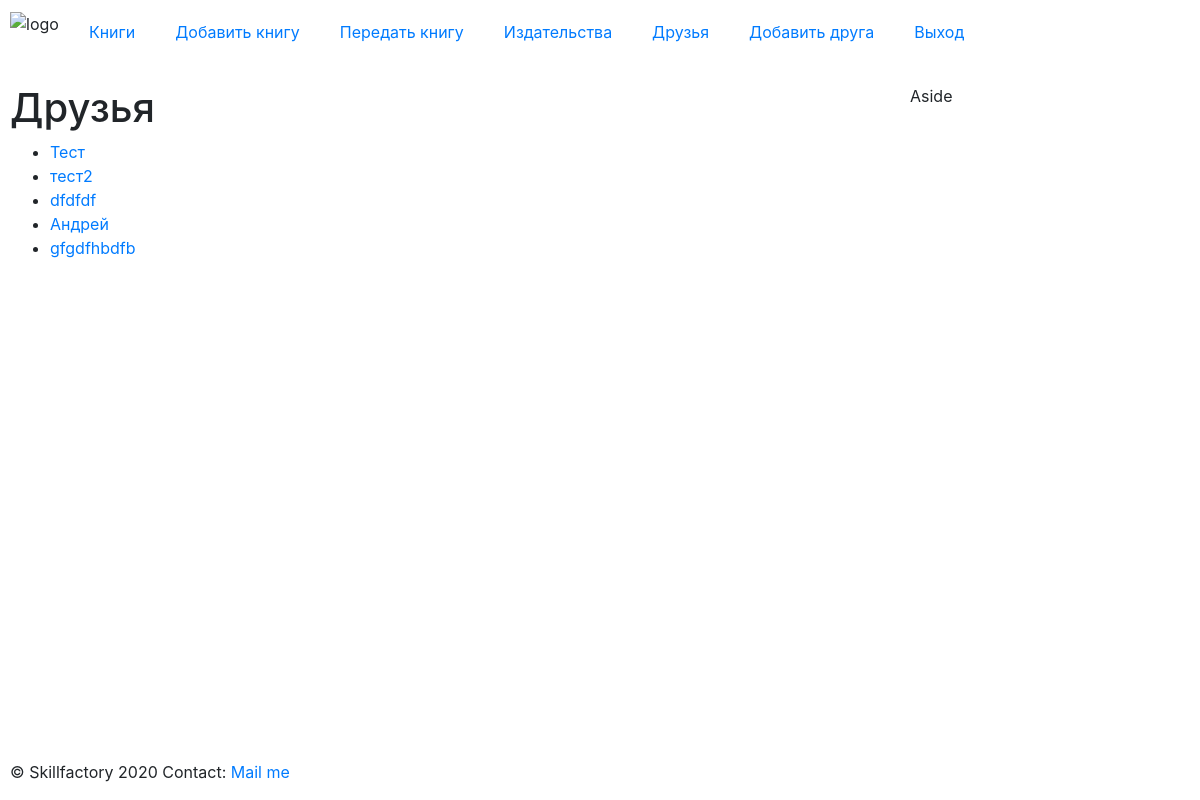
The app's page /friends (signed in) with its own data.
### p_library/models.py (models this page shows, shortened)
class Friend(models.Model):
    name = models.TextField()

### p_library/views.py (the view)
# urls.py: path("friends", views.FriendList.as_view(), name="friend_list"),
class FriendList(LoginRequiredMixin, ListView):  # pylint: disable=too-many-ancestors
    model = Friend
    template_name = "friends.html"

### templates/friends.html
{% extends "./base.html" %}
{% block content %}
<h1>Друзья</h1>
<ul>
    {% for item in object_list %}
        <li><a href="{% url 'p_library:friend_detail' item.pk %}">{{ item.name }}</a></li>
    {% endfor %}
</ul>
{% endblock %}

### static/css/main.css (style rules this page uses)
body { display: grid; grid-template-areas: "header header" "main aside" "footer footer"; grid-template-rows: auto 1fr auto; grid-template-columns: 1fr 300px; grid-gap: 10px; height: 100vh; margin: 0; }

### records on screen
Friend: name "Тест"
Friend: name "тест2"
Friend: name "dfdfdf"
Friend: name "Андрей"
Friend: name "gfgdfhbdfb"
